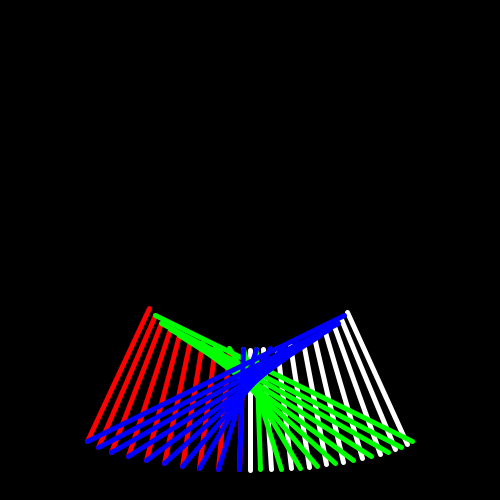
Frame 1 (no input)
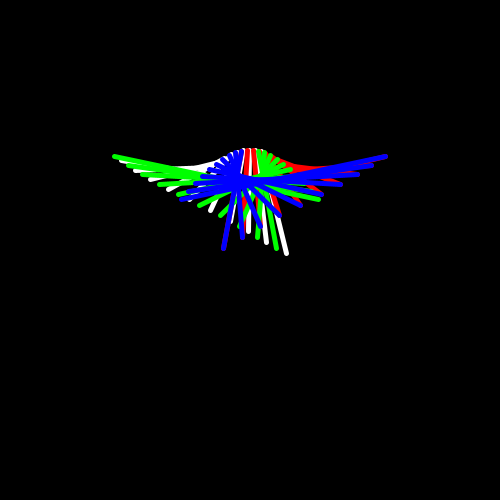
Frame 60 (the mouse pressed at the canvas centre just before this capture)
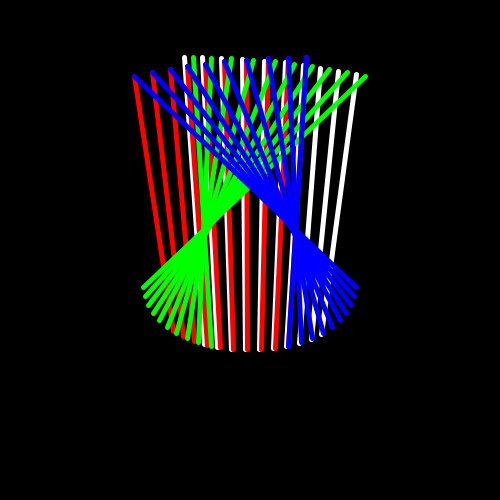
Frame 120 (the mouse held since frame 60 and released just before this capture)

The Processing sketch that drew these frames (run headless with seeded random() and noise(); from frame 60 on, the mouse is pressed at the canvas centre):

// Processing sketch: sinus_7
// ── sinus_7.pde
//********************** Eerste figuur **********************//
float x1(float t) {
return sin(t/10) * 100 + sin(t/5) * 20;  
}

float y1(float t) {
return cos(t/10) * 100;  
}

float x2(float t) {
return sin(t/10) * 200 + sin(t) * 2;  
}

float y2(float t) {
return cos(t/20) * 200 + cos(t/12) * 20;  
}
float t;
static final int NUM_LINES = 10;
//********************** Einde eerste figuur **********************//



//********************** Tweede figuur **********************//
float x3(float p) {
return sin(-p/10) * 100 + sin(-p/5) * 20;  
}

float y3(float p) {
return cos(-p/10) * 100;  
}

float x4(float p) {
return sin(-p/10) * 200 + sin(-p) * 2;  
}

float y4(float p) {
return cos(-p/20) * 200 + cos(-p/12) * 20;  
}
float p;
//********************** Einde Tweede figuur **********************//

void setup(){
background(0);
size(500,500);
}

void draw(){
  background(0);
//stroke(random(255), random(255), random(255));
//stroke(255);
strokeWeight(5);
translate(width/2, height/2);

//****************************** Eerste ******************************//

stroke(255);

for(int i = 0; i < NUM_LINES; i++) {
  line(x1(t + i), y1(t + i), x2(t + i), y2(t + i));
  }
  
  t += 0.5;

//****************************** Tweede ******************************//

  stroke(255,0,0);
  noFill();
for(int e = 0; e < NUM_LINES; e++) {
  line(x3(t + e), y3(t + e), x4(t + e), y4(t + e));
  }  
  
  p += 0.5;

//****************************** Derde ******************************//
  
  stroke(0,255,0);
  for(int q = 0; q < NUM_LINES; q++) {
  line(x5(t - q), y5(t - q), x6(t + q), y6(t + q));
  }
    
  h += 0.5;
  
//****************************** Vierde ******************************//

  stroke(0,0,255);
  noFill();
for(int z = 0; z < NUM_LINES; z++) {
  line(x7(t - z), y7(t - z), x8(t + z), y8(t + z));
  }
  
  k += 0.5;
}

//********************** Derde figuur **********************//
float x5(float h) {
return sin(h/10) * 100 + sin(h/5) * 20;  
}

float y5(float h) {
return cos(h/10) * 100;  
}

float x6(float h) {
return sin(h/10) * 200 + sin(h) * 2;  
}

float y6(float h) {
return cos(h/20) * 200 + cos(h/12) * 20;  
}
float h;
//********************** Einde Derde figuur **********************//



//********************** Vierde figuur **********************//
float x7(float k) {
return sin(-k/10) * 100 + sin(-k/5) * 20;  
}

float y7(float k) {
return cos(-k/10) * 100;  
}

float x8(float k) {
return sin(-k/10) * 200 + sin(-k) * 2;  
}

float y8(float k) {
return cos(-k/20) * 200 + cos(-k/12) * 20;  
}
float k;
//********************** Einde Vierde figuur **********************//
